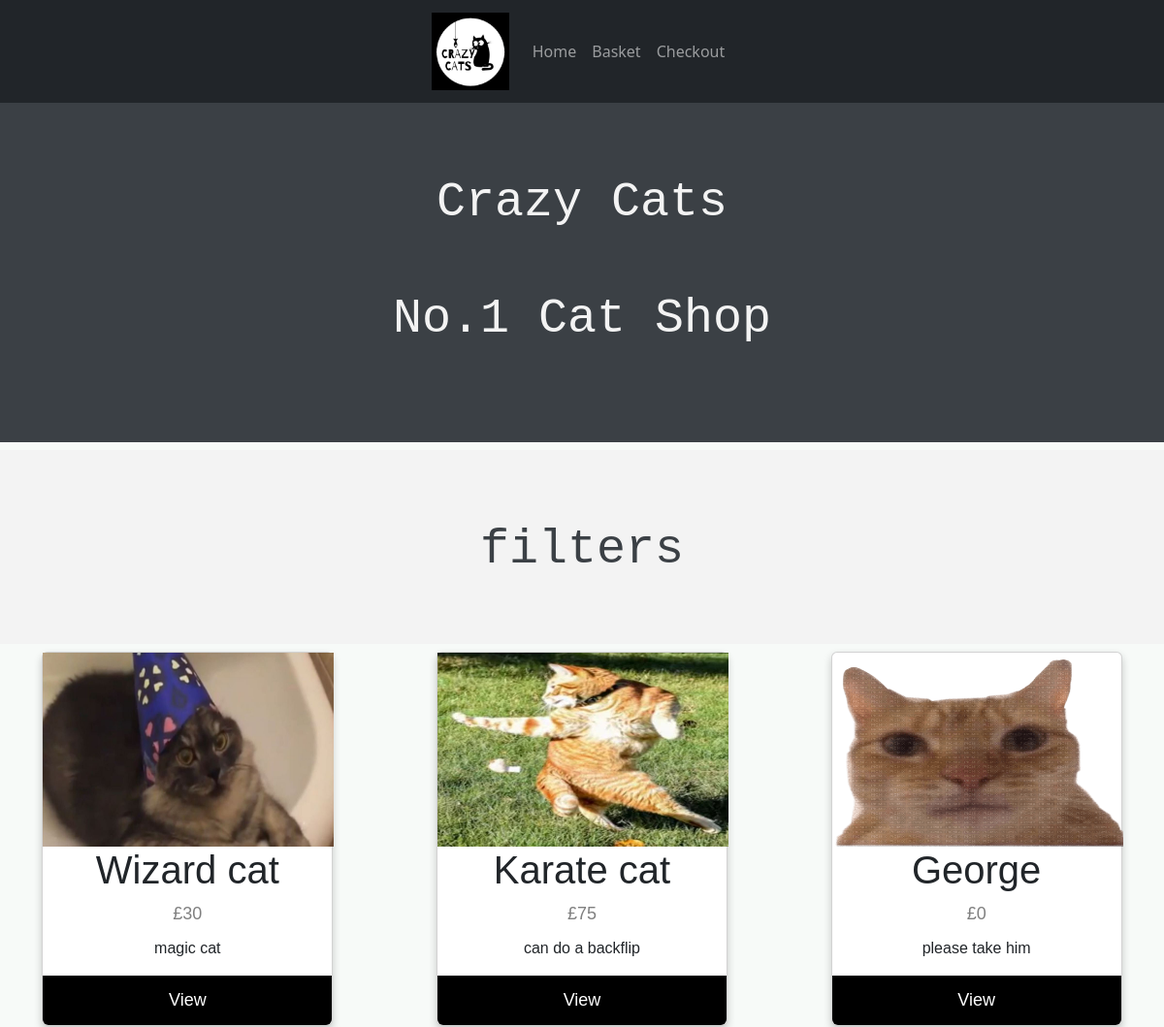
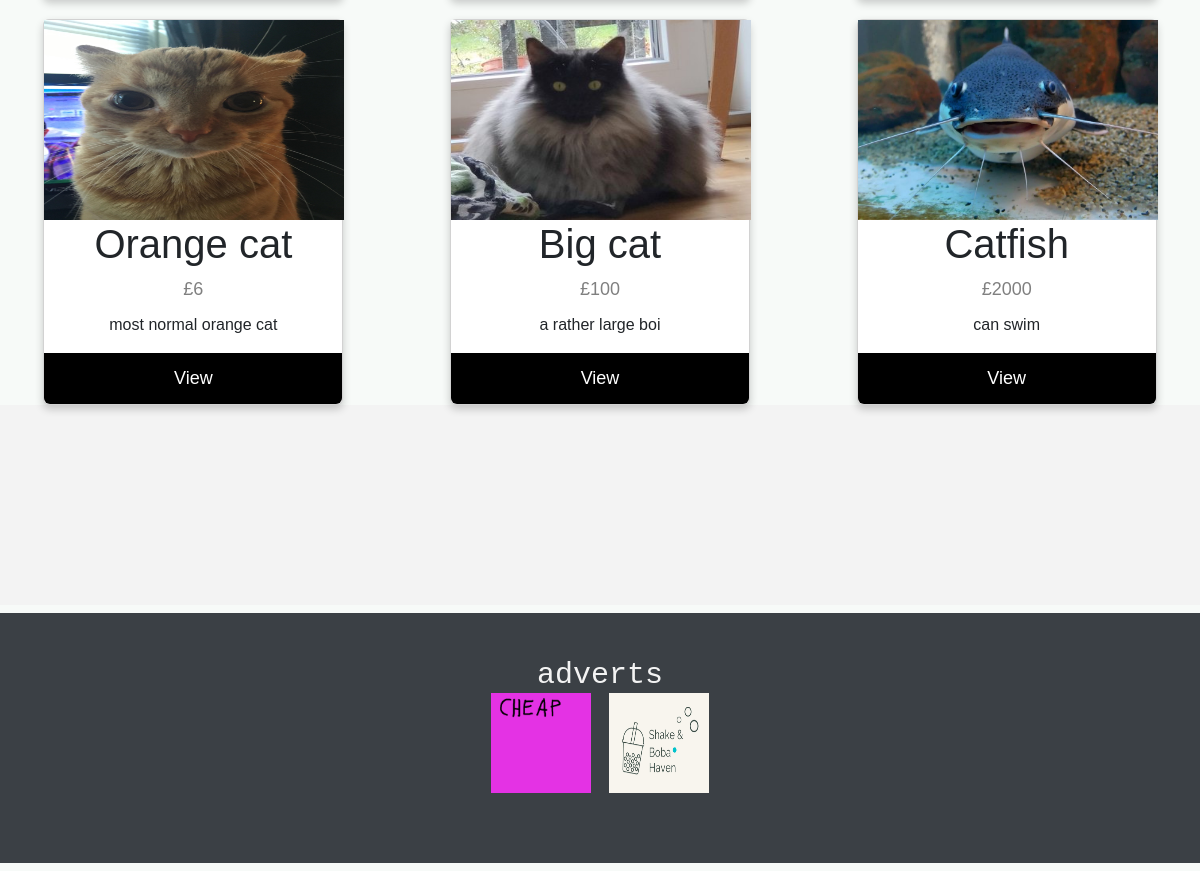
The page / on the database its author committed (2 pictures, top to bottom).
### flaskcode.py (models this page shows)
class Product(db.Model):
    id = db.Column('product_id', db.Integer, primary_key=True)
    name = db.Column(db.String(30))
    price = db.Column(db.Integer)
    image = db.Column(db.String(100))
    description = db.Column(db.String(50))
    long_description = db.Column(db.String(500))
    enviromental = db.Column(db.String(30))

### flaskcode.py (the view)
@app.route('/')
def index():
    products = Product.query.all()
    return render_template('index.html', products=products)

### templates/index.html (shortened to what this page needs)
<!doctype html>
<html lang="en">
  <head>
    <link href="https://cdn.jsdelivr.net/npm/bootstrap@5.3.0-alpha3/dist/css/bootstrap.min.css" rel="stylesheet">
    <link rel="stylesheet" href="{{ url_for('static', filename='css/styles.css') }}">
  </head>
  <body>
    <nav class="navbar navbar-expand-sm bg-dark navbar-dark justify-content-center">
      <a class="navbar-brand" href="#"><img width="80px" height="80px" src="{{ url_for('static', filename='images/CRAZYCATS.png') }}" alt="logo"></a>      <ul class="navbar-nav">
        <li class="nav-item active">
          <a class="nav-link" href="{{ url_for('index') }}">Home</a>
        </li>
        <li class="nav-item">
          <a class="nav-link" href="{{ url_for('basket') }}">Basket</a>
        </li>
        <li class="nav-item">
          <a class="nav-link" href="{{ url_for('checkout') }}">Checkout</a>
        </li>
      </ul>
    </nav>
    <h3 class="seperator">
      <div class="wrap">
        <br>
        Crazy Cats
      <br>
      <br>
      No.1 Cat Shop
      </div>
    </h3>
    <h3 class="blank-seperator">
      <div class="wrap">
        <br>
        filters
      <br>
      <br>
      </div>
    </h3>
    <div class="containergrid">
      {% for product in products %}
      <div class="card">
        <img src="{{ url_for('static', filename=product.image) }}" alt="{{ product.name }}"class = "image">
        <h1>{{ product.name }}</h1>
        <p class="price">£{{ product.price }}</p>
        <p>{{ product.description }} </p>
        <button onclick="location.href='/single_product_page/{{product.id}}'">View</button>
      </div>
      {% endfor %}
    </div>
    <h3 class="blank-seperator">
      <div class="wrap">
        <br>
      <br>
      <br>
      </div>
    </h3>
    <h3 class="footer-seperator">
      <div class="wrap">
        <br>
        adverts
        <br>
        <image src="{{url_for('static',filename = 'images/cheapdogs.gif')}}" class = "advert_image">
        <image src="{{url_for('static',filename = 'images/ShakeHaven.jpg')}}" class = "advert_image"></image>
      </div>
    </h3>
  </body>
</html>

### static/css/styles.css (style rules this page uses)
body { background-color: #f7faf8; }
.card { box-shadow: 0 4px 8px 0 rgba(0, 0, 0, 0.2); max-width: 300px; margin: auto; text-align: center; font-family: arial; border-radius: 6px; transition: all 300ms ease-out ; }
.price { color: grey; font-size: 22px; }
.card button { border: none; outline: 0; padding: 12px; color: white; background-color: #000; text-align: center; cursor: pointer; width: 100%; font-size: 18px; border-radius: 0px 0px 6px 6px; }
.containergrid { display: grid; grid-template-columns: repeat(3, 1fr); grid-template-rows: repeat(2, 1fr); gap: 20px; justify-items: center; }
.image { width: 300px; height: 200px; }
.advert_image { width: 100px; height: 100px; }
.seperator { width: 100%; height: 350px; background: #3b4045; color: #f3f3f3; font-family: monospace; font-size: 50px; text-align: center; }
.blank-seperator { width: 100%; height: 200px; background: #f3f3f3; color: #3b4045; font-family: monospace; font-size: 50px; text-align: center; }
.footer-seperator { width: 100%; height: 250px; background: #3b4045; color: #f3f3f3; font-family: monospace; font-size: 30px; text-align: center; }
.wrap { width: 80%; max-width: 24em; margin: 0 auto; padding: 0.25em 0.625em; }
.price { font-size: 18px; margin-bottom: 10px; }

### rows shown on the page
Product: image (picture), name "Wizard cat", price "30", description "magic cat"
Product: image (picture), name "Karate cat", price "75", description "can do a backflip"
Product: image (picture), name "George", price "0", description "please take him"
Product: image (picture), name "Orange cat", price "6", description "most normal orange cat"
Product: image (picture), name "Big cat", price "100", description "a rather large boi"
Product: image (picture), name "Catfish", price "2000", description "can swim"
